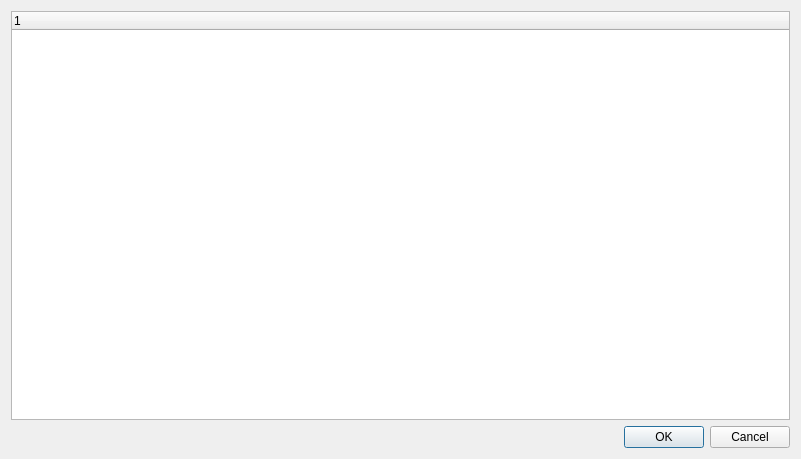
<?xml version="1.0" encoding="UTF-8"?>
<ui version="4.0">
 <class>ChangesetDialog</class>
 <widget class="QDialog" name="ChangesetDialog">
  <property name="geometry">
   <rect>
    <x>0</x>
    <y>0</y>
    <width>801</width>
    <height>459</height>
   </rect>
  </property>
  <property name="windowTitle">
   <string>Changesets</string>
  </property>
  <layout class="QVBoxLayout" name="verticalLayout_2">
   <item>
    <layout class="QVBoxLayout" name="verticalLayout">
     <item>
      <widget class="QTreeWidget" name="changesetList">
       <property name="styleSheet">
        <string notr="true"/>
       </property>
       <property name="alternatingRowColors">
        <bool>false</bool>
       </property>
       <property name="rootIsDecorated">
        <bool>false</bool>
       </property>
       <property name="itemsExpandable">
        <bool>false</bool>
       </property>
       <property name="expandsOnDoubleClick">
        <bool>false</bool>
       </property>
       <column>
        <property name="text">
         <string notr="true">1</string>
        </property>
       </column>
      </widget>
     </item>
     <item>
      <widget class="QDialogButtonBox" name="buttonBox">
       <property name="orientation">
        <enum>Qt::Horizontal</enum>
       </property>
       <property name="standardButtons">
        <set>QDialogButtonBox::Cancel|QDialogButtonBox::Ok</set>
       </property>
      </widget>
     </item>
    </layout>
   </item>
  </layout>
 </widget>
 <tabstops>
  <tabstop>changesetList</tabstop>
  <tabstop>buttonBox</tabstop>
 </tabstops>
 <resources/>
 <connections>
  <connection>
   <sender>buttonBox</sender>
   <signal>accepted()</signal>
   <receiver>ChangesetDialog</receiver>
   <slot>accept()</slot>
   <hints>
    <hint type="sourcelabel">
     <x>248</x>
     <y>254</y>
    </hint>
    <hint type="destinationlabel">
     <x>157</x>
     <y>274</y>
    </hint>
   </hints>
  </connection>
  <connection>
   <sender>buttonBox</sender>
   <signal>rejected()</signal>
   <receiver>ChangesetDialog</receiver>
   <slot>reject()</slot>
   <hints>
    <hint type="sourcelabel">
     <x>316</x>
     <y>260</y>
    </hint>
    <hint type="destinationlabel">
     <x>286</x>
     <y>274</y>
    </hint>
   </hints>
  </connection>
 </connections>
</ui>
